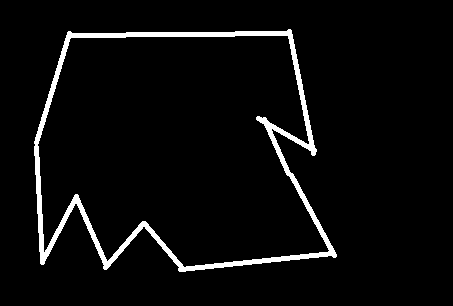
#> input picture python/image/ImageContour/contour2.png, 453 x 306 px
$ jupyter execute main.ipynb
#> lines starting #> are read from the running program, lines starting #| are printed output that depends on the picture; after the words box and inside, x2 and y2 are one past the last pixel; in counts of white or black regions, pixels touching at a corner belong together; long printed decimals are rounded
## 图像轮廓

图像轮廓可以简单认为成将连续的点（连着边界）连在一起的曲线，具有相同的颜色或者灰度。轮廓在形状分析和物体的检测和识别中很有用。

- 为了更加准确，要使用二值化图像。在寻找轮廓之前，要进行阈值化处理，或者Canny边界检测。
- 查找轮廓的函数会修改原始图像。如果你在找到轮廓之后还想使用原始图像的话，你应该将原始图像存储到其他变量中。
- 在OpenCV中，查找轮廓就像在黑色背景中超白色物体。你应该记住要找的物体应该是白色而背景应该是黑色。

### cv2.findContours()函数

```python
cv2.findContours(image, mode, method[, contours[, hierarchy[, offset ]]])
```
注意：opencv2返回两个值：contours：hierarchy。而opencv3会返回三个值,分别是img（图像）, countours（轮廓，是一个列表，里面存贮着图像中所有的轮廓，每一个轮廓都是一个numpy数组，包含对象边界点（x, y）的坐标）, hierarchy（轮廓的层析结构）

函数参数：
- 第一个参数是寻找轮廓的图像，即输入图像；
- 第二个参数表示轮廓的检索模式，有四种（本文介绍的都是新的cv2接口）：
    1. cv2.RETR_EXTERNAL： 表示只检测外轮廓
    2. cv2.RETR_LIST： 表示检测所有轮廓，检测的轮廓不建立等级关系，并将其保存到一条链表当中
    3. cv2.RETR_CCOMP ：表示检测所有的轮廓，并将他们组织为两层：顶层是各部分的外部边界，第二次是空洞的边界
    4. cv2.RETR_TREE： 表示检测所有轮廓，并重构嵌套轮廓的整个层次，建立一个等级树结构的轮廓
- 第三个参数method为轮廓的近似办法
    1. cv2.CHAIN_APPROX_NONE：以Freeman链码的方式输出轮廓，所有其他方法输出多边形（顶点的序列）。存储所有的轮廓点，相邻的两个点的像素位置差不超过1，即max（abs（x1-x2），abs（y2-y1））==1
    2. cv2.CHAIN_APPROX_SIMPLE：压缩水平方向，垂直方向，对角线方向的元素，只保留该方向的终点坐标，例如一个矩形轮廓只需4个点来保存轮廓信息
    3. cv2.CHAIN_APPROX_TC89_L1，CV_CHAIN_APPROX_TC89_KCOS使用teh-Chinl chain 近似算法

函数返回值：
1. contour返回值：cv2.findContours()函数首先返回一个 list，list中每个元素都是图像中的一个轮廓，用numpy中的ndarray表示。
2. hiarachy返回值：这是一个ndarray，其中的元素个数和轮廓个数相同，每个轮廓contours[i]对应4个hierarchy元素hierarchy[i][0] ~hierarchy[i][3]，分别表示后一个轮廓、前一个轮廓、父轮廓、内嵌轮廓的索引编号，如果没有对应项，则该值为负数。

### cv2.drawContours()

```python
cv2.drawContours(image, contours, contourIdx, color[,thickness[, lineType[, hierarchy[, maxLevel[, offset ]]]]])
```

参数：

- 第一个参数是指明在哪幅图像上绘制轮廓；
- 第二个参数是轮廓本身，在Python中是一个list。
- 第三个参数指定绘制轮廓list中的哪条轮廓，如果是-1，则绘制其中的所有轮廓。后面的参数很简单。其中thickness表明轮廓线的宽度，如果是-1（cv2.FILLED），则为填充模式。绘制参数将在以后独立详细介绍。

### cv2.boundingrect()函数

```python
def boundingRect(array): # real signature unknown; restored from __doc__
    """
    boundingRect(array) -> retval
    .   @brief Calculates the up-right bounding rectangle of a point set or non-zero pixels of gray-scale image.
    .
    .   The function calculates and returns the minimal up-right bounding rectangle for the specified point set or
    .   non-zero pixels of gray-scale image.
    .
    .   @param array Input gray-scale image or 2D point set, stored in std::vector or Mat.
    """
    pass
```

[cell 1]
import cv2
import numpy as np


img_path = '../image/ImageContour/contour2.png'
img = cv2.imread(img_path)
#> img is the input picture: shape (306, 453, 3); 4.3% white; 1 white region, box (x1, y1, x2, y2) and area: (34, 29, 337, 272) 6022
img1 = img.copy()
img2 = img.copy()
imgray = cv2.cvtColor(img, cv2.COLOR_BGR2GRAY)
#> imgray: shape (306, 453); 4.3% white; 1 white region
_, thresh = cv2.threshold(imgray, 127, 255, cv2.THRESH_BINARY)
contours, hierarchy= cv2.findContours(thresh, cv2.RETR_TREE, cv2.CHAIN_APPROX_NONE)
#> contours = 2 contours; box (x1, y1, x2, y2) and area: (34, 29, 337, 272) 57436, (37, 35, 330, 268) 52526
print('轮廓的总数为', len(contours))
#| 轮廓的总数为 2
# 轮廓的总数为 2

cnt = contours[0]
#> cnt = contour of 1133 points, box (x1, y1, x2, y2) (34, 29, 337, 272), area 57436
x, y, w, h = cv2.boundingRect(cnt)
#> x = 34; y = 29; w = 303; h = 243
img1 = cv2.rectangle(img1, (x,y), (x+w,y+h), (0, 255, 0), 2)

cv2.imshow('img', img1)
cv2.waitKey(0)
cv2.destroyAllWindows()

### cv2.contourArea()

```python
def contourArea(contour, oriented=None): # real signature unknown; restored from __doc__
    """
    contourArea(contour[, oriented]) -> retval
    .   @brief Calculates a contour area.
    .
    .   The function computes a contour area. Similarly to moments , the area is computed using the Green
    .   formula. Thus, the returned area and the number of non-zero pixels, if you draw the contour using
    .   #drawContours or #fillPoly , can be different. Also, the function will most certainly give a wrong
    .   results for contours with self-intersections.
    .
    .   Example:
    .   @code
    .       vector<Point> contour;
    .       contour.push_back(Point2f(0, 0));
    .       contour.push_back(Point2f(10, 0));
    .       contour.push_back(Point2f(10, 10));
    .       contour.push_back(Point2f(5, 4));
    .
    .       double area0 = contourArea(contour);
    .       vector<Point> approx;
    .       approxPolyDP(contour, approx, 5, true);
    .       double area1 = contourArea(approx);
    .
    .       cout << "area0 =" << area0 << endl <<
    .               "area1 =" << area1 << endl <<
    .               "approx poly vertices" << approx.size() << endl;
    .   @endcode
    .   @param contour Input vector of 2D points (contour vertices), stored in std::vector or Mat.
    .   @param oriented Oriented area flag. If it is true, the function returns a signed area value,
    .   depending on the contour orientation (clockwise or counter-clockwise). Using this feature you can
    .   determine orientation of a contour by taking the sign of an area. By default, the parameter is
    .   false, which means that the absolute value is returned.
    """
    pass
```

参数含义如下：

- contour：表示某输入单个轮廓，为array
- oriented：表示某个方向上轮廓的面积值，这里指顺时针或者逆时针。若为True，该函数返回一个带符号的面积值，正负值取决于轮廓的方向（顺时针还是逆时针），若为False，表示以绝对值返回-

[cell 2]
img = cv2.imread(img_path)
imgray = cv2.cvtColor(img, cv2.COLOR_BGR2GRAY)
_, thresh = cv2.threshold(imgray, 127, 255, cv2.THRESH_BINARY)
contours, hierarchy= cv2.findContours(thresh, cv2.RETR_TREE, cv2.CHAIN_APPROX_NONE)


cnt = contours[0]
# 求轮廓的面积
area = cv2.contourArea(cnt)
#> area = 57436.5
print(img.shape)  # (306, 453, 3)
#| (306, 453, 3)
print(area)  # 57436.5
#| 57436.5
# 也可以看轮廓面积与边界矩形比
x, y, w, h = cv2.boundingRect(cnt)
rect_area = w*h
#> rect_area = 73629
extent = float(area) / rect_area
#> extent = 0.78
print('轮廓面积与边界矩形比为', extent)
#| 轮廓面积与边界矩形比为 0.7801

### cv2.arcLength()

```python
def arcLength(curve, closed): # real signature unknown; restored from __doc__
    """
    arcLength(curve, closed) -> retval
    .   @brief Calculates a contour perimeter or a curve length.
    .
    .   The function computes a curve length or a closed contour perimeter.
    .
    .   @param curve Input vector of 2D points, stored in std::vector or Mat.
    .   @param closed Flag indicating whether the curve is closed or not.
    """
    pass
```
参数含义如下：

- curve：输入的二维点集（轮廓顶点），可以是 vector或者Mat类型
- closed：用于指示曲线是否封闭

[cell 3]
img = cv2.imread(img_path)
imgray = cv2.cvtColor(img, cv2.COLOR_BGR2GRAY)
_, thresh = cv2.threshold(imgray, 127, 255, cv2.THRESH_BINARY)
contours, hierarchy= cv2.findContours(thresh, cv2.RETR_TREE, cv2.CHAIN_APPROX_NONE)


cnt = contours[0]
# 求轮廓的周长
arcLength = cv2.arcLength(cnt, True)
#> arcLength = 1266
print(img.shape)  # (306, 453, 3)
#| (306, 453, 3)
print(arcLength)  # 1265.9625457525253
#| 1265.963

### cv2.approxPolyDP()

其参数含义：
- curve：表示输入的点集
- epslion：指定的精度，也即原始曲线与近似曲线之间的最大距离，不过这个值我们一般按照周长的大小进行比较
- close：若为True，则说明近似曲线为闭合的；反之，若为False，则断开

该函数采用的是道格拉斯—普克算法（Douglas-Peucker）来实现。该算法也以Douglas-Peucker 算法和迭代终点拟合算法为名。是将曲线近似表示为一系列点，并减少点的数量的一种算法。该算法的原始类型分别由乌尔斯-拉默（Urs Ramer）于 1972年以及大卫-道格拉斯（David Douglas）和托马斯普克（Thomas Peucker）于 1973年提出，并在之后的数十年中由其他学者完善。

[cell 4]
img = cv2.imread(img_path)
img1 = img.copy()
img2 = img.copy()
imgray = cv2.cvtColor(img, cv2.COLOR_BGR2GRAY)
_, thresh = cv2.threshold(imgray, 127, 255, cv2.THRESH_BINARY)
contours, hierarchy= cv2.findContours(thresh, cv2.RETR_TREE, cv2.CHAIN_APPROX_SIMPLE)

cnt = contours[0]
#> cnt = contour of 483 points, box (x1, y1, x2, y2) (34, 29, 337, 272), area 57436
# 绘制独立轮廓，如第四个轮廓
img1 = cv2.drawContours(img1, [cnt], -1, (0, 255, 0), 3)
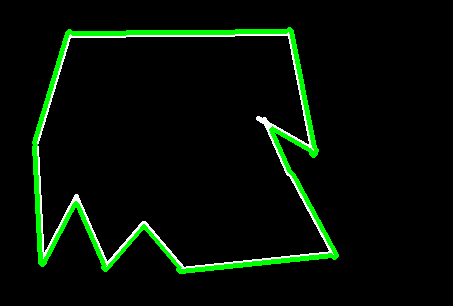
#> img1: shape (306, 453, 3); mean B, G, R 4.9, 15.3, 4.9

epsilon = 0.1*cv2.arcLength(cnt, True)
#> epsilon = 126.6
approx = cv2.approxPolyDP(cnt, epsilon, True)
#> approx = [[291, 30], [68, 31], [40, 263], [335, 257]]
img2 = cv2.drawContours(img2, [approx], -1, (0, 255, 0), 3)
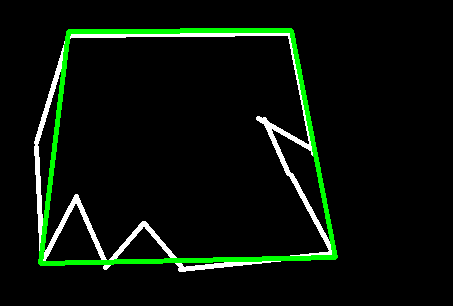
#> img2: shape (306, 453, 3); 3.5% of pixels changed, all inside (x1, y1, x2, y2) = (38, 28, 338, 266)

res = np.hstack((img, img1, img2))
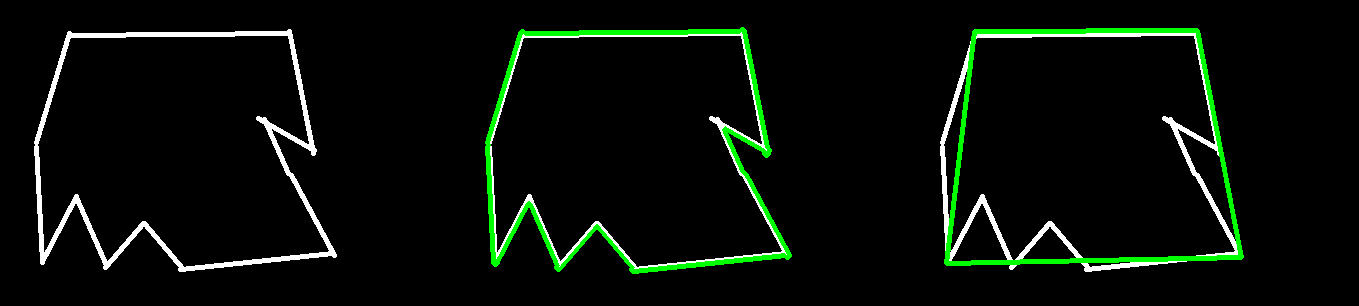
#> res: shape (306, 1359, 3); mean B, G, R 8.2, 14.6, 8.2
cv2.imshow('img', res)
cv2.waitKey(0)
cv2.destroyAllWindows()

### cv2.minEnclosingCircle()

[cell 5]
img = cv2.imread(img_path)
img1 = img.copy()
imgray = cv2.cvtColor(img, cv2.COLOR_BGR2GRAY)
_, thresh = cv2.threshold(imgray, 127, 255, cv2.THRESH_BINARY)
contours, hierarchy= cv2.findContours(thresh, cv2.RETR_TREE, cv2.CHAIN_APPROX_NONE)


cnt = contours[0]
#> cnt = contour of 1133 points, box (x1, y1, x2, y2) (34, 29, 337, 272), area 57436
# 求轮廓的外接圆
(x, y), radius = cv2.minEnclosingCircle(cnt)
#> x = 185.7; y = 162.9; radius = 176.8
center = (int(x), int(y))
#> center = (185, 162)
radius = int(radius)
#> radius = 176
img1 = cv2.circle(img1, center, radius, (0, 255, 0), 2)
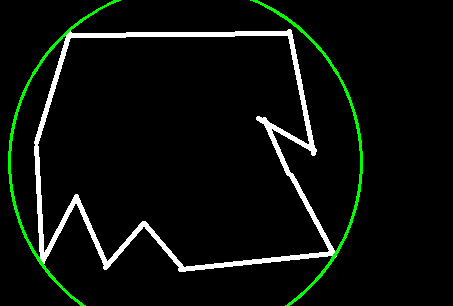
#> img1: shape (306, 453, 3); 1.64% of pixels changed, all inside (x1, y1, x2, y2) = (8, 0, 363, 306)
res = np.hstack((img, img1))
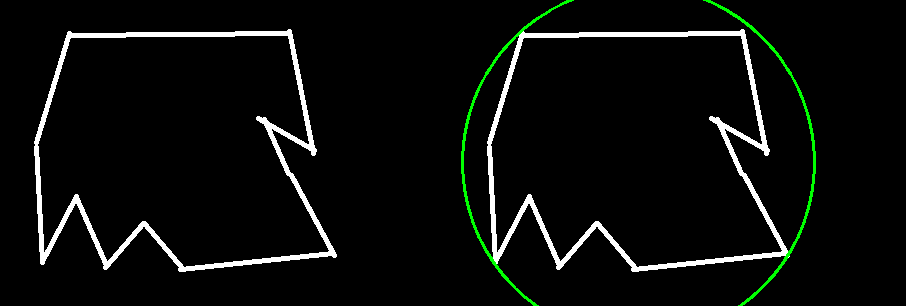
#> res: shape (306, 906, 3); mean B, G, R 11, 13.1, 11
cv2.imshow('img', res)
cv2.waitKey(0)
cv2.destroyAllWindows()
